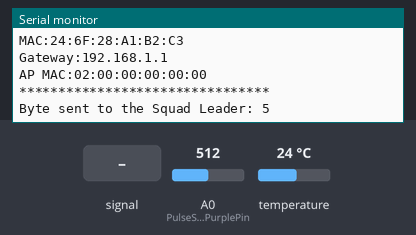
A sketch run on a simulated ESP8266 (NodeMCU). Parts: the last lines printed to the serial monitor. The inputs (shaded band) are chosen by the test bench; at power-on: temperature 24 °C, A0 (PulseSensorPurplePin) = 512. WiFi joins after 1.5 s; servers stay silent unless stated.

Above: at 2.7 s.
2.8 s: A0 (PulseSensorPurplePin) fed a 200 Hz sine of ±81 counts around its level
5.8 s: temperature set to 12 °C
At 6.6 s:
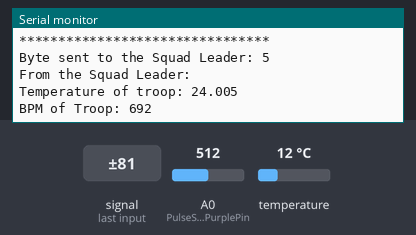
8.8 s: A0 (PulseSensorPurplePin) set to 716
At 10.22 s:
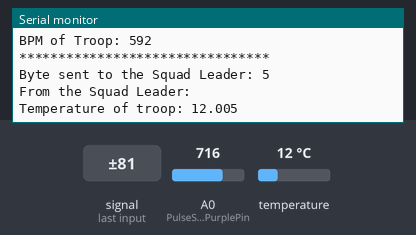
11.8 s: A0 (PulseSensorPurplePin) fed a 1000 Hz sine of ±255 counts around its level
At 14.7 s:
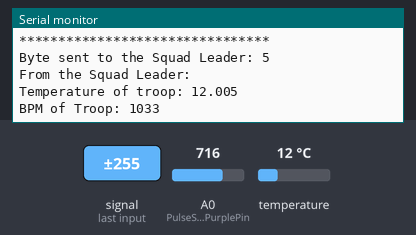
14.8 s: temperature set to 19 °C
At 16.4 s:
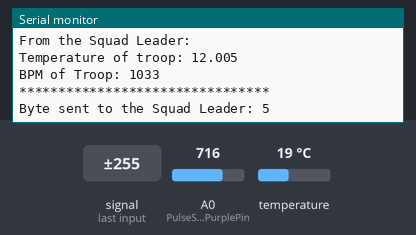
17.8 s: A0 (PulseSensorPurplePin) set to 900
At 17.8 s:
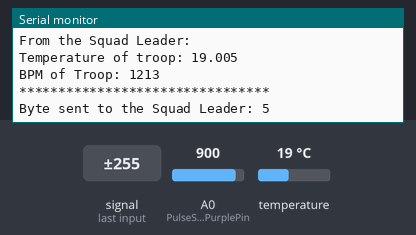
Timing chart, 0 to 20.8 s (numbered marks = the images above; inputs shaded):
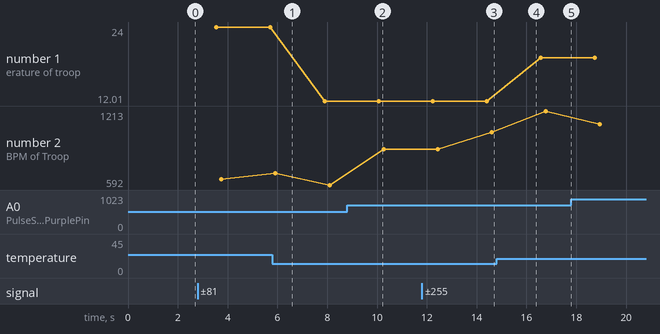

Measured:
- after the input at 11.8 s, the serial monitor: prints a new line after 2.8 s (image 3)
- plotted number 1: 24 → 12.01 after the input at 5.8 s, 12.01 → 19 after the input at 14.8 s
- plotted number 2: 592 → 892 after the input at 8.8 s, 892 → 1033 after the input at 11.8 s, 1213 → 1123 after the input at 17.8 s

The sketch:

station.ino
```cpp
//STATION CODE

#include <ESP8266WiFi.h>
#include <DallasTemperature.h>
#include <OneWire.h>

#define ONE_WIRE_BUS 4  //D2 pin of nodemcu

int Signal;
int S;
int PulseSensorPurplePin=A0;              //Pulse Sensor Analog Pin

OneWire oneWire(ONE_WIRE_BUS);
DallasTemperature sensors(&oneWire);      // Pass the oneWire reference to Dallas Temperature.

byte ledPin = 2;
char ssid[] = "Troop_AP";           // SSID of your AP
char pass[] = "Troop_comm";         // password of your AP

IPAddress server(192,168,4,15);     // IP address of the AP
WiFiClient client;

void setup()
{
  Serial.begin(9600);
  WiFi.mode(WIFI_STA);
  WiFi.begin(ssid, pass);           // connects to the WiFi AP
  Serial.println();
  Serial.println("Connection to the AP");
  while (WiFi.status() != WL_CONNECTED) {
    Serial.print(".");
    delay(500);
  }
  Serial.println();
  Serial.println("Connected to ");
  Serial.println("SQUAD LEADER");
  Serial.print("LocalIP:"); Serial.println(WiFi.localIP());
  Serial.println("MAC:" + WiFi.macAddress());
  Serial.print("Gateway:"); Serial.println(WiFi.gatewayIP());
  Serial.print("AP MAC:"); Serial.println(WiFi.BSSIDstr());
  sensors.begin();
 }

void loop()
{
  sensors.requestTemperatures();                // Send the command to get temperatures
  Signal = analogRead(PulseSensorPurplePin);    // Getting the analog data of pulse sensor
  S = (Signal/8);                                 // Calculating BPM

    client.connect(server, 80);
    Serial.println("********************************");
    Serial.print("Byte sent to the Squad Leader: ");
    Serial.println(client.print("Anyo\r"));
    String answer = client.readStringUntil('\r');
    Serial.println("From the Squad Leader: " + answer);
    String tempc = String(sensors.getTempCByIndex(0));
    Serial.print("Temperature of troop: " + tempc + "\r");         //Temperature on serial monitor of the client
    Serial.println(client.print(tempc));

    client.connect(server,80);
    String my = String(S);
    Serial.print("BPM of Troop: " + my + "\r" );
    Serial.println(client.print(my));
    //client.flush();

    if(client.available())
    { Serial.println("CLIENT NOT AVAILABLE"); }
}
```
